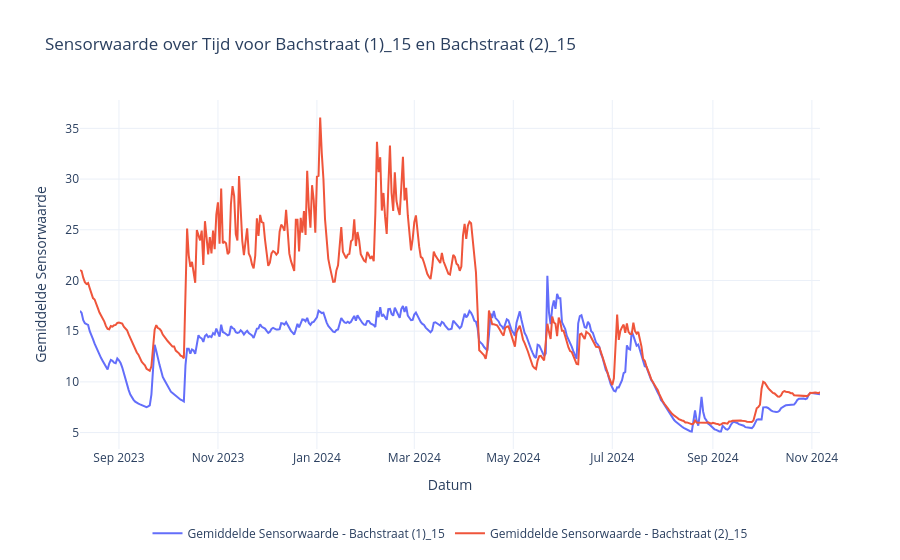

Notebook source saved alongside this figure:
### Code cell
# vergelijk bachstraat (1) met (2)
# Zorg ervoor dat 'datum' een datetime-formaat heeft
df['datum'] = pd.to_datetime(df['datum'])

# Specificeer de locaties om te visualiseren
locaties = ['Bachstraat (1)_15', 'Bachstraat (2)_15']

# Begin met het aanmaken van een lege figuur
fig = make_subplots(specs=[[{"secondary_y": False}]])

# Loop door elke geselecteerde locatie en voeg de sensorwaarde toe aan de figuur
for locatie in locaties:
    # Filter de data voor de huidige locatie
    data_locatie = df[df['locatie'] == locatie]

    # Sorteer data op datum voor een consistente tijdsreeks
    data_locatie = data_locatie.sort_values('datum')

    # Voeg de sensorwaarde toe aan de primaire y-as
    fig.add_trace(
        go.Scatter(
            x=data_locatie['datum'], 
            y=data_locatie['s'], 
            mode='lines',
            name=f'Gemiddelde Sensorwaarde - {locatie}'
        )
    )

# Labels en titel toevoegen
fig.update_xaxes(title_text="Datum")
fig.update_yaxes(title_text="Gemiddelde Sensorwaarde")

fig.update_layout(
    title_text="Sensorwaarde over Tijd voor Bachstraat (1)_15 en Bachstraat (2)_15",
    template="plotly_white",
    legend=dict(
        orientation="h",
        yanchor="top",
        y=-0.2,  # Plaatst de legenda onder de grafiek
        xanchor="center",
        x=0.5
    )
)

# Toon de grafiek
fig.show()

### Figure 1 — Plotly figure (JSON) as saved in the notebook; plotly's stock layout.template omitted (floating-point values rounded to 4 significant figures; data arrays with more than 128 entries replaced by an {"elided": "..."} marker saying what was removed)
{"data": [{"mode": "lines", "name": "Gemiddelde Sensorwaarde - Bachstraat (1)_15", "type": "scatter", "x": {"elided": "457 str values"}, "y": {"elided": "457 float values"}}, {"mode": "lines", "name": "Gemiddelde Sensorwaarde - Bachstraat (2)_15", "type": "scatter", "x": {"elided": "457 str values"}, "y": {"elided": "457 float values"}}], "layout": {"legend": {"orientation": "h", "x": 0.5, "xanchor": "center", "y": -0.2, "yanchor": "top"}, "title": {"text": "Sensorwaarde over Tijd voor Bachstraat (1)_15 en Bachstraat (2)_15"}, "xaxis": {"anchor": "y", "domain": [0, 1], "title": {"text": "Datum"}}, "yaxis": {"anchor": "x", "domain": [0, 1], "title": {"text": "Gemiddelde Sensorwaarde"}}}}
